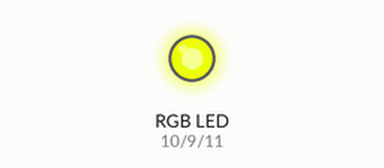
A sketch run on a simulated Arduino Uno, built with avr-gcc and run on an emulated ATmega328P. Parts: an RGB LED mixed from three pins (HIGH = lit). Dim RGB values are drawn brighter than linear.

Above: at 0.1 s.
At 4.1 s:
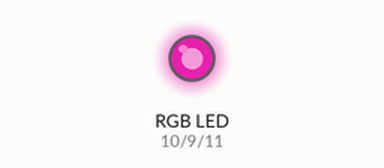
At 9.1 s:
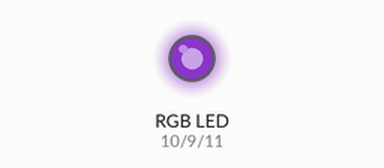
At 19.1 s:
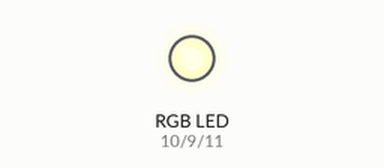
At 29.1 s:
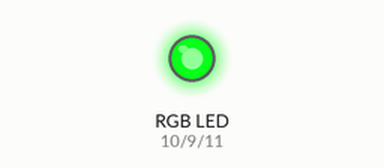
At 39.1 s:
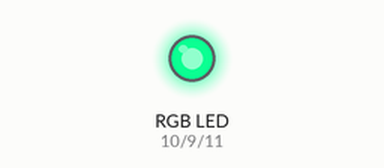
Timing chart, 0 to 40.0 s (numbered marks = the images above):
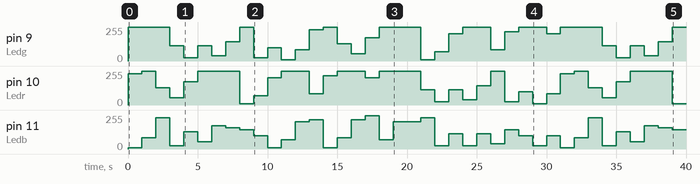

The sketch:

sketch_nov26b.ino
```cpp
int Ledg = 9;
int Ledb = 11;
int Ledr = 10;
int d = 1000;
int Eingabe1 = 0;
int Eingabe2 = 100;
int Eingabe3 = 240;
int Zufallfaktor1 = 240;
int Zufallfaktor2 = 1000;
int Modolu = 255;
void setup() {
  // put your setup code here, to run once:
pinMode(Ledg, OUTPUT);
pinMode(Ledb, OUTPUT);
pinMode(Ledr, OUTPUT);
}

void loop() {
  // put your main code here, to run repeatedly:

Eingabe1 = Zufallfaktor1 * Eingabe1;
Eingabe1 = Zufallfaktor2 + Eingabe1;
Eingabe1 = Eingabe1 % Modolu;
Eingabe2 = Zufallfaktor1 * Eingabe2;
Eingabe2 = Zufallfaktor2 + Eingabe2;
Eingabe2 = Eingabe2 % Modolu;
Eingabe3 = Zufallfaktor1 * Eingabe3;
Eingabe3 = Zufallfaktor2 + Eingabe3;
Eingabe3 = Eingabe3 % Modolu;


analogWrite(Ledr, Eingabe1);
analogWrite(Ledb, Eingabe2);
analogWrite(Ledg, Eingabe3);
delay(d);
}
```

Measured:
- by itself, pin 11 (Ledb): 0/255 → 10/255 at 0.00 s, → 85/255 1.0 s later, → 235/255 1.0 s later, → 25/255 1.0 s later, … (40 changes in this stretch)
- by itself, pin 9 (Ledg): 0/255 → 255/255 at 0.00 s, → 116/255 3.0 s later, → 25/255 1.0 s later, → 115/255 1.0 s later, … (32 changes in this stretch)
- by itself, pin 10 (Ledr): 0/255 → 235/255 at 0.00 s, → 255/255 1.0 s later, → 131/255 1.0 s later, → 55/255 1.0 s later, … (32 changes in this stretch)
